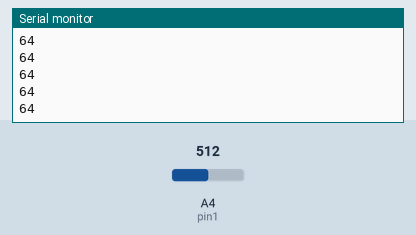
This sketch was run on a simulated Arduino Uno, built with avr-gcc and run on an emulated ATmega328P. Shown: the last lines printed to the serial monitor. Inputs (shaded band) come from the test bench; at power-on: A4 (pin1) = 512.

Above: at 1.2 s.
1.3 s: A4 (pin1) set to 680
At 2.4 s:
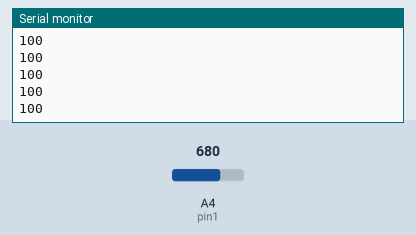
2.8 s: A4 (pin1) set to 660
At 3.7 s:
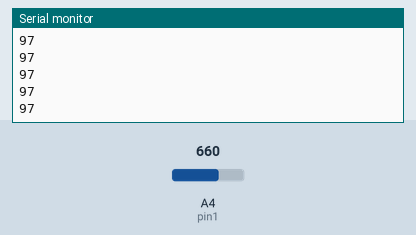
Timing chart, 0 to 5.8 s (numbered marks = the images above; inputs shaded):
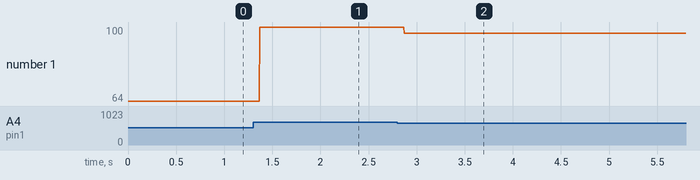

Measured:
- after the input at 1.3 s, the serial monitor: prints a new line after 0.07 s (image 1)
- after the input at 2.8 s, the serial monitor: prints a new line after 0.07 s (image 2)
- plotted number 1: 64 → 100 after the input at 1.3 s, 100 → 97 after the input at 2.8 s

The sketch:

Project1.ino
```cpp
int reportDelay = 20; //(ms)
int pin1 = 4;
int minVal1 = 230;
int maxVal1 = 670;
int total1 = 0;
int numSamples = 0;
void setup() {
  Serial.begin(9600);

}

void loop() {
  int val1 = analogRead(pin1);
  float scaledVal1 = float(val1 - minVal1) / float(maxVal1 - minVal1);
  if(scaledVal1 > 1.0) {
    scaledVal1 = 1.0;
  } else if (scaledVal1 < 0.0) {
    scaledVal1 = 0.0;
  }
  Serial.println(int(scaledVal1 * 100));
}
```
